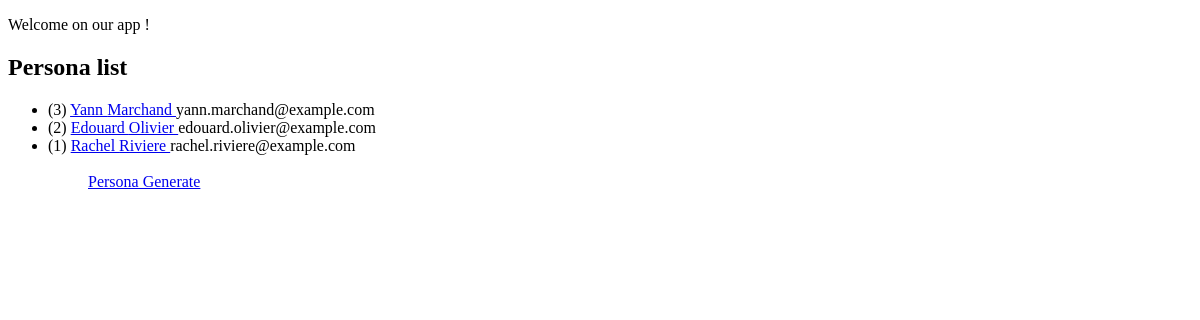
The page /list/ on the database as committed earlier.
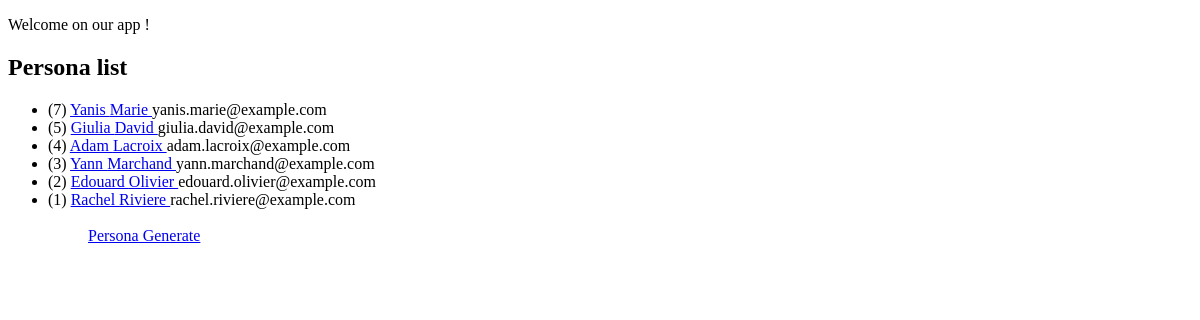
The same page on the database as committed later.
### persona_app/models.py (models this page shows, shortened)
class Persona(models.Model):
    password = models.CharField(max_length=20)
    picture = models.CharField(max_length=60)
    first_name = models.CharField(max_length=20)
    last_name = models.CharField(max_length=20)
    address_street = models.CharField(max_length=50)
    address_number = models.IntegerField()
    city = models.CharField(max_length=15)
    country = models.CharField(max_length=15)
    postcode = models.IntegerField()
    email = models.EmailField(max_length=40)
    age = models.IntegerField()
    username = models.CharField(max_length=20)

### persona_app/views.py (the view)
# urls.py: path('list/', views.persona_list, name='persona_list'),
def persona_list(request):
    personas = Persona.objects.all().order_by('-id')
    context = {
        'personas':personas
    }
    return render(request, 'persona_app/persona_list.html', context)

### persona_app/templates/persona_app/persona_list.html (shortened to what this page needs)
{% extends 'base.html' %}
{% block content %}
    <h2>Persona list</h2>
    <ul>
        {% for persona in personas %}
            <li>
                ({{ persona.id }}) <a href="{% url 'persona_details' persona.id %}">{{ persona.first_name }} {{ persona.last_name }} </a> {{ persona.email }}
            </li>
        {% endfor %}
    <ul>
    <br>
    <a href="{% url 'persona_generate' %}"> Persona Generate </a>
{% endblock content %}

### templates/base.html (shortened to what this page needs)
<!DOCTYPE html>
<html lang="en">
<head>
</head>
<body>
    <div class="container">
        <div class="header">
            <p>
                Welcome on our app !
            </p>
        </div>
        <div class="content">
            {% block content %}
            {% endblock content %}
        </div>
    </div>
</body>
</html>

Rows that differ between the two databases and show on the page:
added Persona: id "7", first_name "Yanis", last_name "Marie", email "yanis.marie@example.com"
added Persona: id "5", first_name "Giulia", last_name "David", email "giulia.david@example.com"
added Persona: id "4", first_name "Adam", last_name "Lacroix", email "adam.lacroix@example.com"
